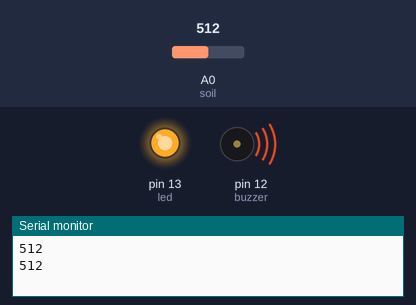
Bench run of a sketch on a simulated Arduino Uno, built with avr-gcc and run on an emulated ATmega328P. On the bench: output pins drawn as LEDs (lit = HIGH), buzzer (waves = sounding, pin HIGH), the last lines printed to the serial monitor. Inputs (shaded band) come from the test bench; at power-on: A0 (soil) = 512.

Above: at 2.8 s.
2.9 s: A0 (soil) set to 493
At 4.7 s:
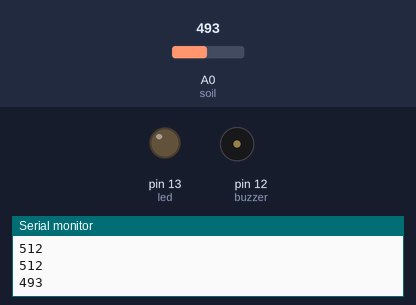
5.6 s: A0 (soil) set to 510
At 7.4 s:
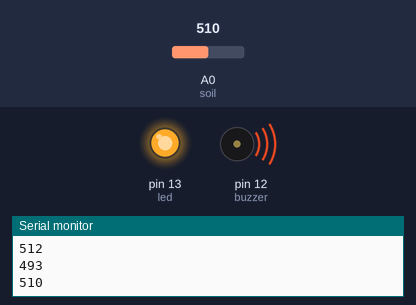
8.3 s: A0 (soil) set to 490
At 10.5 s:
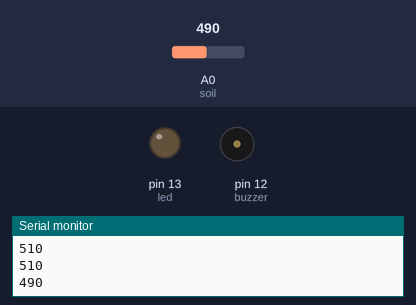
Timing chart, 0 to 12.0 s (numbered marks = the images above; inputs shaded):
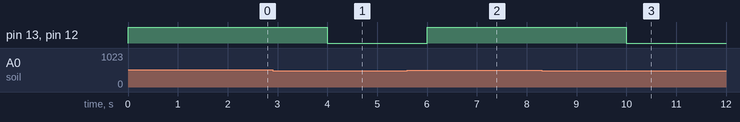

Measured:
- the behaviour switches between 501 and 500 on A0 (soil) (found by bisection; images 0 and 1)
- after the input at 2.9 s, pin 13 (led), pin 12 (buzzer): HIGH → LOW after 1.1 s
- after the input at 5.6 s, pin 13 (led), pin 12 (buzzer): LOW → HIGH after 0.40 s
- after the input at 8.3 s, pin 13 (led), pin 12 (buzzer): HIGH → LOW after 1.7 s

The sketch:

soil_moisture_sensor.ino
```cpp
int soil=A0;
int buzzer=12;
int led =13;
 void setup()
 {
 pinMode(soil,INPUT);
 pinMode(buzzer,OUTPUT);
 pinMode(led,OUTPUT);
   Serial.begin(9600);
 }

 void loop()
 {
 int moisture = analogRead(soil);
  //Serial.println("measure water level in the soil");
   Serial.println(moisture);

 if (moisture>500)
 {
 digitalWrite(buzzer,1);
 digitalWrite(led,1);
 }

 else
 {
 digitalWrite(buzzer,0);
 digitalWrite(led,0);
 }
   delay(2000);
   }
```
